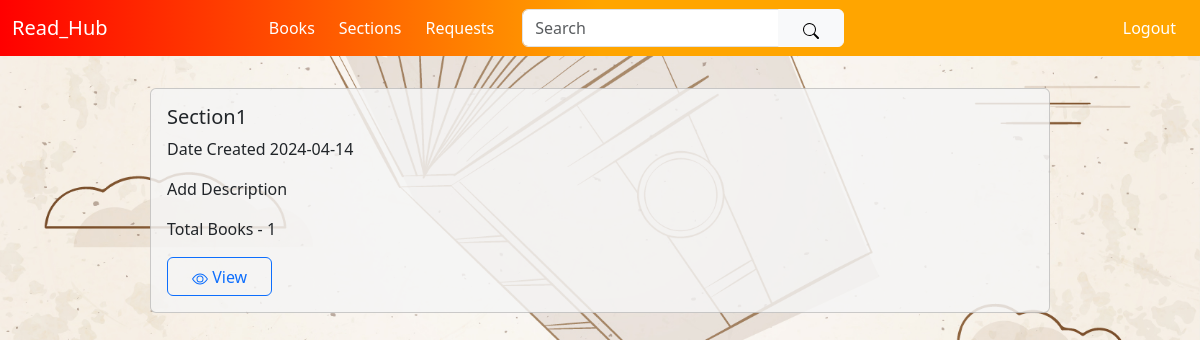
The app's page /sections (signed in) with its own data.
### application/model.py (models this page shows, shortened)
class Section(db.Model):
    __tablename__ = "section"
    section_id = db.Column(db.Integer(), primary_key = True , autoincrement = True)
    section_name = db.Column(db.String(20), nullable = False, unique = True)
    section_description = db.Column(db.String(50))
    section_books = db.Column(db.String, default='') #comma seperated book id
    date_created = db.Column(db.Date)

### application/controllers.py (the view)
@app.route("/sections", methods = [ "GET" ])
@login_required
def sections():
    if request.method == "GET":
        section=Section.query.all()
        user=current_user
        section = section[-1::-1]
        return render_template("sections.html",section = section,user=user)

### application/controllers.py (called while the page is built)
@login_manager.user_loader
def load_user(id):
    return User.query.get(id)

### templates/sections.html (shortened to what this page needs)
{% extends "base2.html"%}
{% block body %}
{% for s in section %}
    <div class="card w-75 mx-auto text-dark white-bg" style="margin-top: 2rem;">
        <div class="card-body">
          <h5 class="card-title">{{s.section_name}}</h5><p class="align-items-right"> Date Created {{s.date_created}}</p>
          {% set count = namespace(value=0) %}
          {% set a=s.section_books.split(",")%}
          {% for i in a %}
            {% if i %}{% set count.value = count.value + 1 %}{% endif %}
          {% endfor %}
          <p class="card-text">{{s.section_description}}</p><p>
            {% if count.value !=0 %}
            Total Books - {{count.value}}
            {% else %} Books Coming Soon!
            {% endif %}</p>
          {% if count.value !=0 %}
          <a href='{{url_for("sectionbook",section_id=s.section_id)}}' class="btn btn-outline-primary"> View</a>
          {% endif %}
        </div>
      </div>
{% endfor %}
{% endblock %}

### templates/base2.html (style rules this page uses)
.btn { padding: .45rem 1.5rem .35rem; }
.white-bg { background-color: rgba(245, 245, 245, 0.83); }
body { background-image: url("/static/bookbg.jpg"); background-color: #cccccc; height: auto; background-position: center; background-repeat: no-repeat; background-size: cover; }

### records on screen
Section: section_name "Section1", date_created "2024-04-14", section_description "Add Description", value "1"
